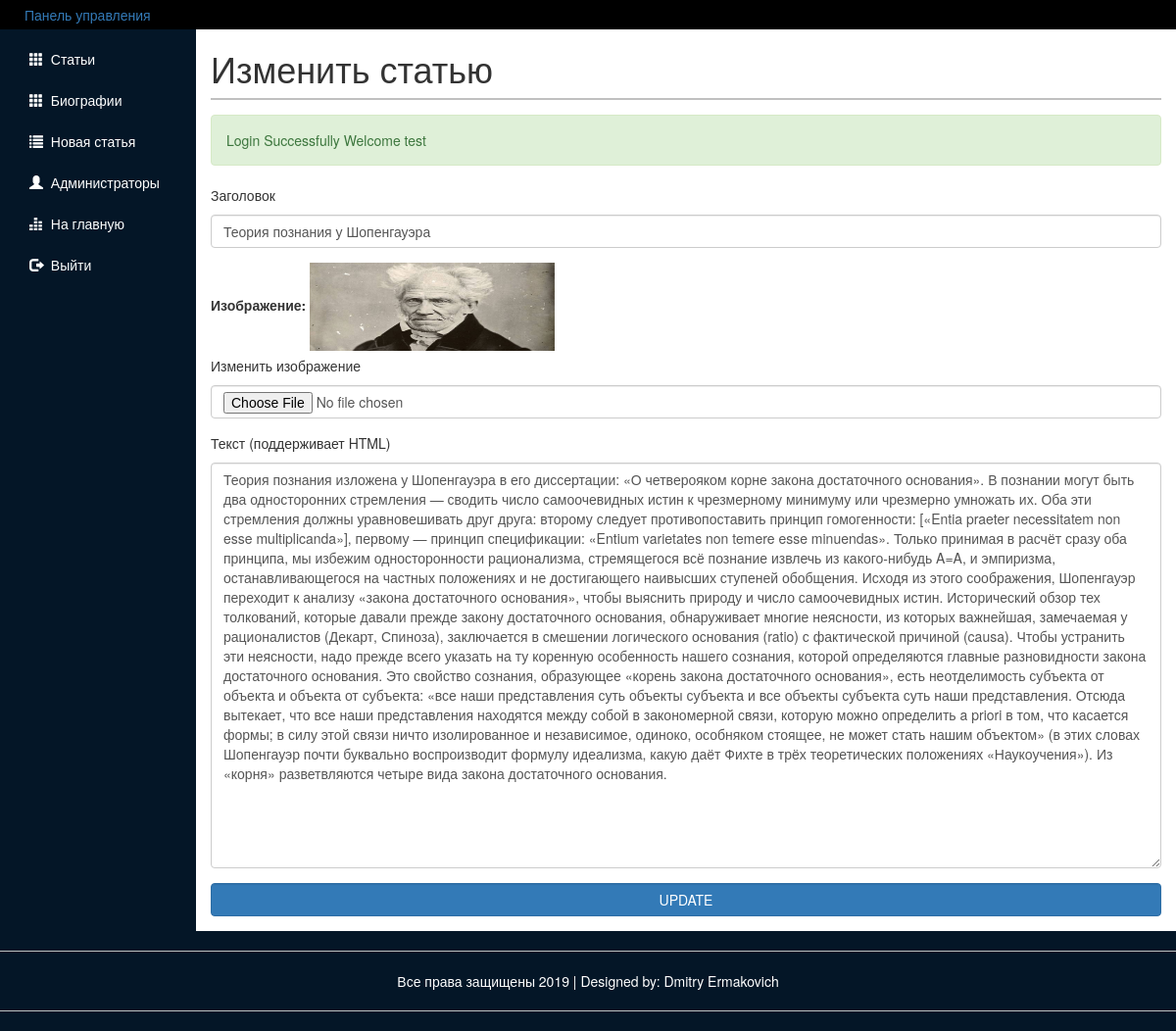
/src/public_routes/Dashboard/editpost.php?post_id=3 (signed in), run on the app's committed database.
### src/utils/editpost_c.php (called while the page is built, shortened)
<?php
function fillEditData()
{
  if (isset($_GET['post_id'])) {
    if (!empty($_GET['post_id'])) {
      $sql = "SELECT * FROM Статьи WHERE id = '$_GET[post_id]'";
      $res = execQueryToArray($sql);
      $post = $res[0];
      $post_title = $post['заголовок'];
      $post_image = $post['изображение'];
      $post_file = $post['файл_контент'];
      $text = LoadTextFromContentFileDashboard($post_file);
      $post_content = $text;
    }
  } else {
    Redirect_To('Dashboard.php');
  }
}
?>

### src/Include/dbFunctions.php (called while the page is built, shortened)
<?php
require_once 'DatabaseLoad.php';
function doSQLQuery($query)
{
  global $con2;
  try {
    $exec = mysqli_query($con2, $query) or die(mysqli_error($con2));
    if ($exec) {
      return $exec;
    }
  } catch (Exception $e) {
    echo $e->getMessage();
  }
  return false;
}
function execQueryToArray($query)
{
  global $con2;
  $exec = doSQLQuery($query) or die(mysqli_error($con2));
  if ($exec) {
    $arr = [];
    if (mysqli_num_rows($exec) > 0) {
      while ($post = mysqli_fetch_assoc($exec)) {
        array_push($arr, $post);
      }
    }
    return $arr;
  }
  return null;
}

### src/Include/commonFuncs.php (called while the page is built, shortened)
<?php
function LoadTextFromContentFileDashboard($file)
{
  $post_content = '';
  if (is_null($file)) {
    $post_content = 'error load';
  } else {
    $post_content = file_get_contents('../Upload/contents/' . $file);
  }
  return $post_content;
}

### src/public_routes/Dashboard/editpost.php (the view, shortened to what this page needs)
<?php require_once('../../Include/Sessions.php'); ?>
<?php require_once('../../Include/commonFuncs.php') ?>
<?php require_once('../../Include/dbFunctions.php') ?>
<?php require_once('../../utils/editpost_c.php') ?>
<?php
  global $post_title, $post_image, $post_content;
  if (isset($_GET['post_id'])) {
    fillEditData();
  }
?>
<!DOCTYPE html>
<html>
<head>
  <link href="https://stackpath.bootstrapcdn.com/bootstrap/3.3.7/css/bootstrap.min.css" rel="stylesheet"
>
  <link rel="stylesheet" type="text/css" href="/Assets/style.css">
</head>
<body>
  <div class="heading">
    <a href="">
      <p>Панель управления</p>
    </a>
  </div>
  <div class="container-fluid">
    <div class="main">
      <div class="row">
        <div class="col-sm-2">
          <ul id="side-menu" class="nav nav-pills nav-stacked">
            <li class=""><a href="Dashboard.php">
                <span class="glyphicon glyphicon-th"></span>
                &nbsp;Статьи</a></li>
            <li class=""><a href="Biographies.php">
                <span class="glyphicon glyphicon-th"></span>
                &nbsp;Биографии</a></li>
            <li class=""><a href="NewPost.php">
                <span class="glyphicon glyphicon-list"></span>
                &nbsp;Новая статья</a></li>
            <li><a href="Admin.php">
                <span class="glyphicon glyphicon-user"></span>
                &nbsp;Администраторы</a></li>
            <li><a href="/Blog.php">
                <span class="glyphicon glyphicon-equalizer"></span>
                &nbsp;На главную</a></li>
            <li><a href="/Lagout.php">
                <span class="glyphicon glyphicon-log-out"></span>
                &nbsp;Выйти</a></li>
          </ul>
        </div>
        <div class="col-xs-10">
          <div class="page-title">
            <h1>Изменить статью</h1>
          </div>
          <?php echo SuccessMessage(); ?>
          <form action="editpost.php" method="POST" enctype="multipart/form-data">
            <fieldset>
              <div class="form-group">
                <p for="post-title">Заголовок</p>
                <input type="text" name="post-title" class="form-control" id="post-title"
                  value="<?php echo $post_title ?>">
              </div>
              <label>Изображение: <img src="../../Upload/Image/<?php echo $post_image  . '?m='. time();  ?>" width='250' height='90'>
              </label>
              <div class="form-group">
                <p for="post-image">Изменить изображение</p>
                <input type="File" name="post-image" class="form-control">
              </div>
              <div class="form-group">
                <p for="post-content">Текст (поддерживает HTML)</p>
                <textarea rows="20" class="form-control" name="post-content"
                  id="post-content"><?php echo htmlentities($post_content); ?></textarea>
              </div>
              <div class="form-group">
                <button name="post-update" class="btn btn-primary form-control">UPDATE</button>
              </div>
            </fieldset>
          </form>
        </div>
      </div>
    </div>
  </div>
  <div class="row" id="footer">
    <div class="col-sm-12">
      <hr>
      <p>Все права защищены 2019 | Designed by: Dmitry Ermakovich</p>
      <hr>
    </div>
  </div>
</body>
</html>

### src/public_routes/Assets/style.css (style rules this page uses)
body { background: #041627; overflow-x: hidden; }
.heading { height: 50px; padding: 5px; background: black; padding-left: 25px; color: silver; }
.col-sm-2 { background: #041627; padding-top: 10px; }
.col-xs-10 { background: white !important; min-height: 650px; overflow: hidden; }
#side-menu li a { color: white; }
#footer { text-align: center; color: white; }
hr { border-color: silver; }
.page-title { border-bottom: solid 2px silver; margin-bottom: 15px; }
.main { margin-top : -20px; }

### data on the page
статьи: post-title "Теория познания у Шопенгауэра", изображение (picture), post-content "Теория познания изложена у Шопенгауэра в его диссертации: «О четверояком корне закона достаточного основания». В познании могут быть два односторонних стремления — сводить число самоочевидных истин к чрезмерному минимуму или чрезмерно умножать их. Оба эти стремления должны уравновешивать друг друга: второму следует противопоставить принцип гомогенности: [«Entia praeter necessitatem non esse multiplicanda»], первому — принцип спецификации: «Entium varietates non temere esse minuendas». Только принимая в расчёт сразу оба принципа, мы избежим односторонности рационализма, стремящегося всё познание извлечь из какого-нибудь A=A, и эмпиризма, останавливающегося на частных положениях и не…"

### other printed values
$_SESSION["successMessage"] "Login Successfully Welcome test"
